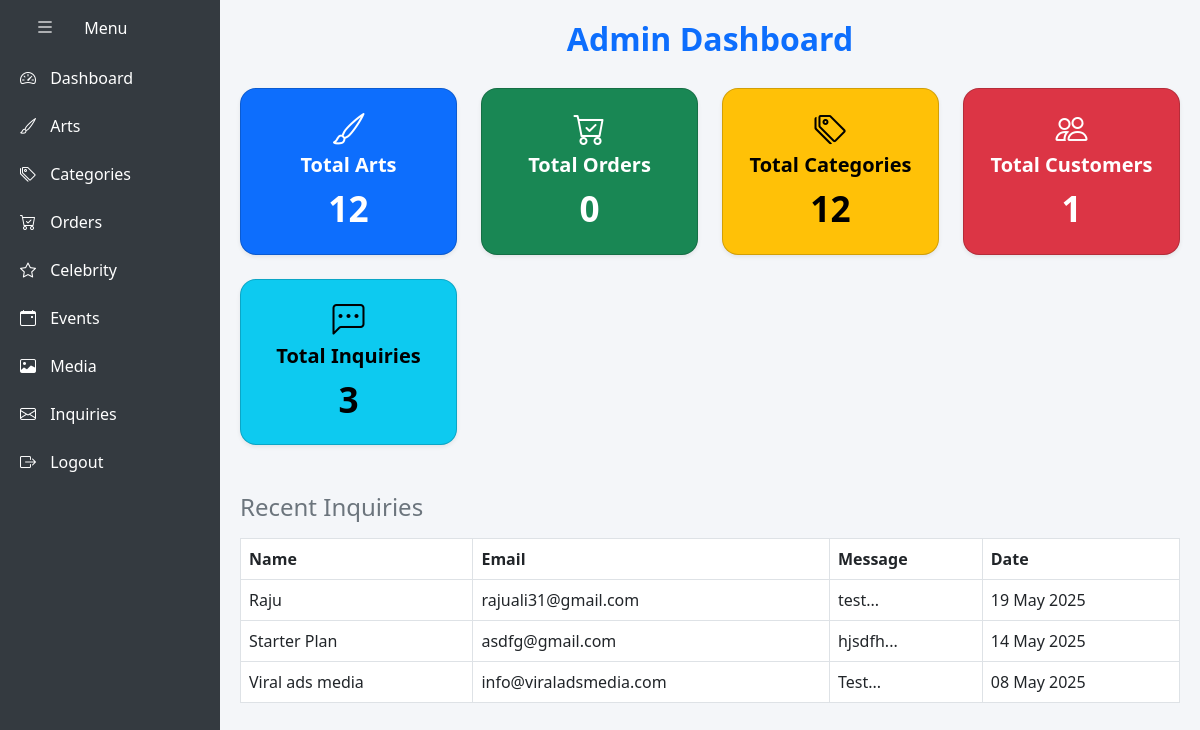
The page /admin/dashboard.php (signed in) on the database its author committed.
### tables this page shows
CREATE TABLE `enquiries` (
  `id` int(11) NOT NULL,
  `name` varchar(255) NOT NULL,
  `email` varchar(255) NOT NULL,
  `phone` varchar(15) NOT NULL,
  `message` text NOT NULL,
  `submitted_at` timestamp NOT NULL DEFAULT current_timestamp()
);

### admin/dashboard.php (the view, shortened to what this page needs)
<?php
require_once '../includes/db.php';
$stats = [
    'arts' => $pdo->query("SELECT COUNT(*) FROM arts")->fetchColumn(),
    'orders' => $pdo->query("SELECT COUNT(*) FROM orders")->fetchColumn(),
    'categories' => $pdo->query("SELECT COUNT(*) FROM categories")->fetchColumn(),
    'customers' => $pdo->query("SELECT COUNT(*) FROM users WHERE role = 'customer'")->fetchColumn(),
    'inquiries' => $pdo->query("SELECT COUNT(*) FROM enquiries")->fetchColumn(),
];
$inquiries = $pdo->query("SELECT name, email, message, submitted_at FROM enquiries ORDER BY submitted_at DESC LIMIT 5")->fetchAll(PDO::FETCH_ASSOC);
?>
<!DOCTYPE html>
<html lang="en">
<head>
    <link href="https://cdn.jsdelivr.net/npm/bootstrap@5.3.0/dist/css/bootstrap.min.css" rel="stylesheet">
    <link href="https://cdn.jsdelivr.net/npm/bootstrap-icons@1.10.5/font/bootstrap-icons.css" rel="stylesheet">
</head>
<body>
<div class="admin-layout">
    <div class="sidebar" id="sidebar">
        <ul>
            <li><a href="#"><i class="bi bi-list toggle-btn" id="toggleSidebar"></i><span> Menu</span></a></li>
            <li><a href="<?php echo ADMIN_URL; ?>dashboard.php"><i class="bi bi-speedometer2"></i><span> Dashboard</span></a></li>
            <li><a href="<?php echo ADMIN_URL; ?>arts/list.php"><i class="bi bi-brush"></i><span> Arts</span></a></li>
            <li><a href="<?php echo ADMIN_URL; ?>categories/list.php"><i class="bi bi-tags"></i><span> Categories</span></a></li>
            <li><a href="<?php echo ADMIN_URL; ?>orders/list.php"><i class="bi bi-cart-check"></i><span> Orders</span></a></li>
            <li><a href="<?php echo ADMIN_URL; ?>celebrity/list.php"><i class="bi bi-star"></i><span> Celebrity</span></a></li>
            <li><a href="<?php echo ADMIN_URL; ?>events/list.php"><i class="bi bi-calendar-event"></i><span> Events</span></a></li>
            <li><a href="<?php echo ADMIN_URL; ?>media/list.php"><i class="bi bi-image"></i><span> Media</span></a></li>
            <li><a href="<?php echo ADMIN_URL; ?>inquiries.php"><i class="bi bi-envelope"></i><span> Inquiries</span></a></li>
            <li><a href="<?php echo ADMIN_URL; ?>logout.php"><i class="bi bi-box-arrow-right"></i><span> Logout</span></a></li>
        </ul>
    </div>
    <div class="main-content" id="mainContent">
        <h2 class="dashboard-title text-primary text-center">Admin Dashboard</h2>
        <div class="row g-4">
            <div class="col-sm-6 col-lg-3">
                <div class="card text-bg-primary shadow-sm">
                    <div class="card-body">
                        <i class="bi bi-brush"></i>
                        <h5>Total Arts</h5>
                        <h2><?php echo $stats['arts']; ?></h2>
                    </div>
                </div>
            </div>
            <div class="col-sm-6 col-lg-3">
                <div class="card text-bg-success shadow-sm">
                    <div class="card-body">
                        <i class="bi bi-cart-check"></i>
                        <h5>Total Orders</h5>
                        <h2><?php echo $stats['orders']; ?></h2>
                    </div>
                </div>
            </div>
            <div class="col-sm-6 col-lg-3">
                <div class="card text-bg-warning shadow-sm">
                    <div class="card-body">
                        <i class="bi bi-tags"></i>
                        <h5>Total Categories</h5>
                        <h2><?php echo $stats['categories']; ?></h2>
                    </div>
                </div>
            </div>
            <div class="col-sm-6 col-lg-3">
                <div class="card text-bg-danger shadow-sm">
                    <div class="card-body">
                        <i class="bi bi-people"></i>
                        <h5>Total Customers</h5>
                        <h2><?php echo $stats['customers']; ?></h2>
                    </div>
                </div>
            </div>
            <div class="col-sm-6 col-lg-3">
                <div class="card text-bg-info shadow-sm">
                    <div class="card-body">
                        <i class="bi bi-chat-left-dots"></i>
                        <h5>Total Inquiries</h5>
                        <h2><?php echo $stats['inquiries']; ?></h2>
                    </div>
                </div>
            </div>
        </div>
        <h4 class="mt-5 mb-3 text-secondary">Recent Inquiries</h4>
        <div class="table-responsive">
            <table class="table table-bordered bg-white">
                <thead>
                    <tr>
                        <th>Name</th>
                        <th>Email</th>
                        <th>Message</th>
                        <th>Date</th>
                    </tr>
                </thead>
                <tbody>
                    <?php foreach ($inquiries as $inquiry): ?>
                        <tr>
                            <td><?php echo htmlspecialchars($inquiry['name']); ?></td>
                            <td><?php echo htmlspecialchars($inquiry['email']); ?></td>
                            <td><?php echo htmlspecialchars(substr($inquiry['message'], 0, 50)) . '...'; ?></td>
                            <td><?php echo date('d M Y', strtotime($inquiry['submitted_at'])); ?></td>
                        </tr>
                    <?php endforeach; ?>
                </tbody>
            </table>
        </div>
    </div>
</div>
</body>
</html>

### admin/dashboard.php (style rules this page uses)
body { margin: 0; background-color: #f4f6f9; }
.admin-layout { display: flex; }
.sidebar { width: 220px; background-color: #343a40; min-height: 100vh; transition: all 0.3s ease; }
.sidebar ul { list-style: none; padding-left: 0; }
.sidebar ul li a { display: block; color: #fff; padding: 12px 20px; text-decoration: none; white-space: nowrap; }
.sidebar ul li a i { margin-right: 10px; }
.main-content { flex: 1; padding: 20px; transition: margin-left 0.3s ease; }
.toggle-btn { background: #343a40; color: #fff; border: none; font-size: 20px; padding: 10px 15px; cursor: pointer; }
.dashboard-title { margin-bottom: 30px; font-weight: bold; }
.card { border-radius: 1rem; transition: transform 0.2s ease-in-out; }
.card-body { text-align: center; }
.card-body i { font-size: 2rem; margin-bottom: 10px; }
.card h5 { margin-bottom: 10px; font-weight: 600; }
.card h2 { font-size: 2.2rem; font-weight: bold; }

### rows shown on the page
enquiries: name "Raju", email "rajuali31@gmail.com", message "test", submitted_at "19 May 2025"
enquiries: name "Starter Plan", email "asdfg@gmail.com", message "hjsdfh", submitted_at "14 May 2025"
enquiries: name "Viral ads media", email "info@viraladsmedia.com", message "Test", submitted_at "08 May 2025"

### other values the page prints
$stats['arts'] "12"
$stats['orders'] "0"
$stats['categories'] "12"
$stats['customers'] "1"
$stats['inquiries'] "3"
